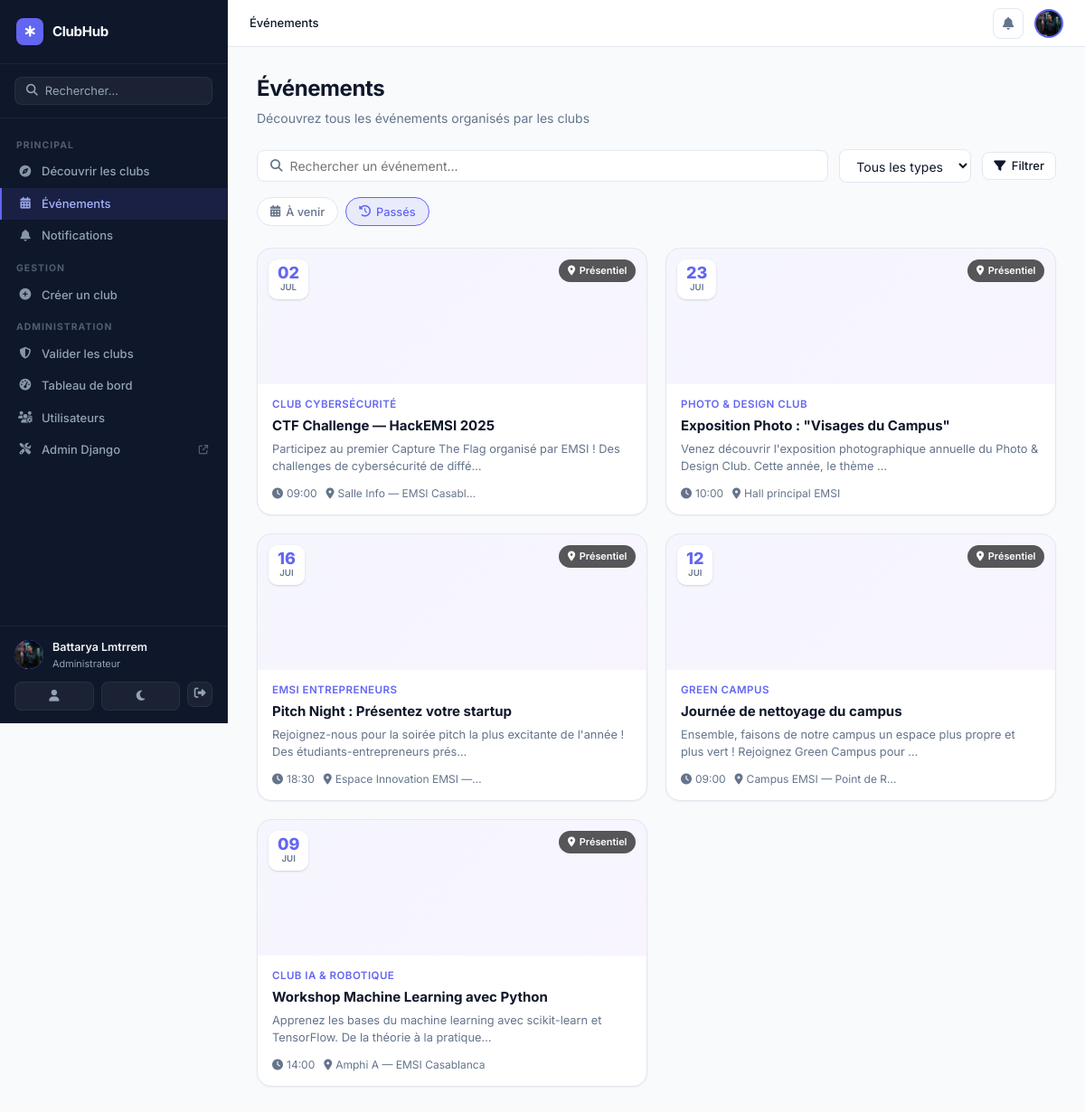
/events/?when=past (signed in), run on the app's committed database.
### presences/models.py (models this page shows, shortened)
class Utilisateur(AbstractUser):
    ROLE_ADMIN = 'admin'
    ROLE_ENSEIGNANT = 'enseignant'
    ROLE_ETUDIANT = 'etudiant'
    ROLE_CLUB_MANAGER = 'club_manager'
    ROLE_CHOICES = (
        ('admin', 'Administrateur'),
        ('enseignant', 'Enseignant'),
        ('etudiant', 'Étudiant'),
        ('club_manager', 'Responsable de Club'),
    )
    role = models.CharField(max_length=20, choices=ROLE_CHOICES, default='etudiant')
    cne = models.CharField(max_length=20, blank=True, null=True)
    filiere = models.CharField(max_length=50, blank=True, null=True)
    bio = models.TextField(blank=True, default='')
    avatar = models.ImageField(upload_to='avatars/', null=True, blank=True)
    phone = models.CharField(max_length=20, blank=True, default='')
    university = models.CharField(max_length=200, blank=True, default='EMSI')
    website = models.URLField(blank=True, default='')
    linkedin = models.URLField(blank=True, default='')
    @property
    def is_platform_admin(self):
        return self.role == self.ROLE_ADMIN

### events/models.py (models this page shows, shortened)
class Event(models.Model):
    TYPE_IN_PERSON = 'in_person'
    TYPE_ONLINE = 'online'
    TYPE_HYBRID = 'hybrid'
    TYPE_CHOICES = [
        ('in_person', 'En présentiel'),
        ('online', 'En ligne'),
        ('hybrid', 'Hybride'),
    ]
    STATUS_DRAFT = 'draft'
    STATUS_PUBLISHED = 'published'
    STATUS_CANCELLED = 'cancelled'
    STATUS_PAST = 'past'
    STATUS_CHOICES = [
        ('draft', 'Brouillon'),
        ('published', 'Publié'),
        ('cancelled', 'Annulé'),
    ]
    club = models.ForeignKey(
        'clubs.Club', on_delete=models.CASCADE, related_name='events'
    )
    title = models.CharField(max_length=300)
    slug = models.SlugField(unique=True, blank=True)
    description = models.TextField()
    event_type = models.CharField(max_length=20, choices=TYPE_CHOICES, default='in_person')
    date = models.DateField()
    start_time = models.TimeField()
    end_time = models.TimeField(null=True, blank=True)
    location = models.CharField(max_length=500, blank=True)
    location_url = models.URLField(blank=True)
    cover_image = models.ImageField(upload_to='events/covers/', null=True, blank=True)
    capacity = models.PositiveIntegerField(default=0, help_text='0 = illimité')
    registration_deadline = models.DateTimeField(null=True, blank=True)
    status = models.CharField(max_length=20, choices=STATUS_CHOICES, default='draft')
    is_featured = models.BooleanField(default=False)
    created_by = models.ForeignKey(
        settings.AUTH_USER_MODEL, on_delete=models.CASCADE,
        related_name='created_events'
    )
    tags = models.CharField(max_length=500, blank=True)
    created_at = models.DateTimeField(auto_now_add=True)
    updated_at = models.DateTimeField(auto_now=True)
    class Meta:
        verbose_name = 'Événement'
        verbose_name_plural = 'Événements'
        ordering = ['date', 'start_time']
    @property
    def is_past(self):
        return self.date < timezone.now().date()
    @property
    def is_registration_open(self):
        if self.status != 'published':
            return False
        if self.is_past:
            return False
        if self.registration_deadline and timezone.now() > self.registration_deadline:
            return False
        if self.capacity > 0 and self.spots_remaining == 0:
            return False
        return True

### clubs/models.py (models this page shows, shortened)
class Club(models.Model):
    STATUS_PENDING = 'pending'
    STATUS_APPROVED = 'approved'
    STATUS_REJECTED = 'rejected'
    STATUS_SUSPENDED = 'suspended'
    STATUS_CHOICES = [
        ('pending', 'En attente'),
        ('approved', 'Approuvé'),
        ('rejected', 'Rejeté'),
        ('suspended', 'Suspendu'),
    ]
    name = models.CharField(max_length=200)
    slug = models.SlugField(unique=True, blank=True)
    short_description = models.CharField(max_length=300, blank=True)
    description = models.TextField()
    category = models.ForeignKey(
        ClubCategory, on_delete=models.SET_NULL,
        null=True, blank=True, related_name='clubs'
    )
    logo = models.ImageField(upload_to='clubs/logos/', null=True, blank=True)
    banner = models.ImageField(upload_to='clubs/banners/', null=True, blank=True)
    founding_date = models.DateField(null=True, blank=True)
    contact_email = models.EmailField(blank=True)
    contact_phone = models.CharField(max_length=20, blank=True)
    website = models.URLField(blank=True)
    facebook = models.URLField(blank=True)
    instagram = models.URLField(blank=True)
    twitter = models.URLField(blank=True)
    linkedin = models.URLField(blank=True)
    created_by = models.ForeignKey(
        settings.AUTH_USER_MODEL, on_delete=models.CASCADE,
        related_name='created_clubs'
    )
    status = models.CharField(max_length=20, choices=STATUS_CHOICES, default='pending')
    rejection_reason = models.TextField(blank=True)
    is_featured = models.BooleanField(default=False)
    is_public = models.BooleanField(default=True)
    max_members = models.PositiveIntegerField(default=0, help_text='0 = illimité')
    tags = models.CharField(max_length=500, blank=True)
    created_at = models.DateTimeField(auto_now_add=True)
    updated_at = models.DateTimeField(auto_now=True)
    class Meta:
        verbose_name = 'Club'
        verbose_name_plural = 'Clubs'
        ordering = ['-is_featured', '-created_at']

### events/views.py (the view)
# urls.py: path('', views.event_list, name='event_list'),
def event_list(request):
    events = Event.objects.filter(status='published').select_related(
        'club', 'club__category', 'created_by'
    ).annotate(reg_count=Count('registrations', filter=Q(registrations__status='registered')))
    q = request.GET.get('q', '').strip()
    event_type = request.GET.get('type', '').strip()
    timeframe = request.GET.get('when', 'upcoming')
    if q:
        events = events.filter(
            Q(title__icontains=q) |
            Q(description__icontains=q) |
            Q(location__icontains=q)
        )
    if event_type:
        events = events.filter(event_type=event_type)
    today = timezone.now().date()
    if timeframe == 'past':
        events = events.filter(date__lt=today).order_by('-date')
    else:
        events = events.filter(date__gte=today).order_by('date', 'start_time')
    user_regs = {}
    if request.user.is_authenticated:
        for r in EventRegistration.objects.filter(user=request.user, event__in=events):
            user_regs[r.event_id] = r
    return render(request, 'events/list.html', {
        'events': events,
        'q': q,
        'event_type': event_type,
        'timeframe': timeframe,
        'user_regs': user_regs,
    })

### templates/events/list.html (shortened to what this page needs)
{% extends 'base.html' %}
{% load static %}
{% block breadcrumb %}
<span class="breadcrumb-item">Événements</span>
{% endblock %}
{% block content %}
<div class="page-header">
  <div>
    <h1 class="page-title">Événements</h1>
    <p class="page-subtitle">Découvrez tous les événements organisés par les clubs</p>
  </div>
</div>
<div class="filter-bar">
  <form method="get" class="filter-form" id="filterForm">
    <div class="filter-search">
      <i class="fa-solid fa-magnifying-glass"></i>
      <input type="text" name="q" value="{{ q }}" placeholder="Rechercher un événement..." class="filter-input">
    </div>
    <select name="type" class="filter-select" onchange="document.getElementById('filterForm').submit()">
      <option value="">Tous les types</option>
    </select>
    <button type="submit" class="btn btn-secondary btn-sm"><i class="fa-solid fa-filter"></i> Filtrer</button>
  </form>
</div>
<div class="category-pills" style="margin-bottom:1.5rem">
  <a href="?{% if q %}q={{ q }}&{% endif %}when=upcoming{% if event_type %}&type={{ event_type }}{% endif %}"
     class="cat-pill {% if timeframe != 'past' %}cat-pill--active{% endif %}">
    <i class="fa-solid fa-calendar-days"></i> À venir
  </a>
  <a href="?{% if q %}q={{ q }}&{% endif %}when=past{% if event_type %}&type={{ event_type }}{% endif %}"
     class="cat-pill {% if timeframe == 'past' %}cat-pill--active{% endif %}">
    <i class="fa-solid fa-clock-rotate-left"></i> Passés
  </a>
</div>
{% if events %}
<div class="events-grid">
  {% for event in events %}
  <a href="{% url 'event_detail' pk=event.pk %}" class="event-card">
    <div class="event-card-cover">
      {% if event.cover_image %}
      <img src="{{ event.cover_image.url }}" alt="{{ event.title }}">
      {% else %}
      <div class="event-card-cover-placeholder">
      </div>
      {% endif %}
      <div class="event-card-date-badge">
        <span class="ecb-day">{{ event.date|date:"d" }}</span>
        <span class="ecb-month">{{ event.date|date:"M" }}</span>
      </div>
      <div class="event-card-type event-card-type--{{ event.event_type }}">
        {% if event.event_type == 'online' %}<i class="fa-solid fa-wifi"></i> En ligne
        {% elif event.event_type == 'hybrid' %}<i class="fa-solid fa-arrows-left-right"></i> Hybride
        {% else %}<i class="fa-solid fa-location-dot"></i> Présentiel{% endif %}
      </div>
    </div>
    <div class="event-card-body">
      <div class="event-card-club">{{ event.club.name }}</div>
      <h3 class="event-card-title">{{ event.title }}</h3>
      <p class="event-card-desc">{{ event.description|truncatechars:100 }}</p>
      <div class="event-card-footer">
        <div class="event-card-meta">
          <span><i class="fa-solid fa-clock"></i> {{ event.start_time|time:"H:i" }}</span>
          {% if event.location %}
          <span><i class="fa-solid fa-location-dot"></i> {{ event.location|truncatechars:25 }}</span>
          {% endif %}
        </div>
      </div>
    </div>
  </a>
  {% endfor %}
</div>
{% endif %}
{% endblock %}

### templates/base.html (shortened to what this page needs)
{% load static %}
<!DOCTYPE html>
<html lang="fr">
<head>
  <link rel="stylesheet" href="https://cdnjs.cloudflare.com/ajax/libs/font-awesome/6.5.0/css/all.min.css">
  <link rel="stylesheet" href="{% static 'css/style.css' %}">
  <link rel="stylesheet" href="{% static 'css/clubs.css' %}">
</head>
<body class="{% block body_class %}{% endblock %}">
{% if user.is_authenticated %}
<aside class="sidebar" id="sidebar">
  <div class="sidebar-brand">
    <a href="{% url 'club_list' %}" class="brand-link">
      <div class="brand-icon"><i class="fa-solid fa-star-of-life"></i></div>
      <span class="brand-name">ClubHub</span>
    </a>
  </div>
  <div class="sidebar-search">
    <form action="{% url 'club_list' %}" method="get">
      <div class="search-input-wrap">
        <i class="fa-solid fa-magnifying-glass"></i>
        <input type="text" name="q" placeholder="Rechercher..." class="sidebar-search-input">
      </div>
    </form>
  </div>
  <nav class="sidebar-nav">
    <div class="sidebar-section-label">Principal</div>
    <a href="{% url 'club_list' %}"
       class="sidebar-link {% if request.resolver_match.url_name == 'club_list' %}active{% endif %}">
      <i class="fa-solid fa-compass"></i>
      <span>Découvrir les clubs</span>
    </a>
    <a href="{% url 'event_list' %}"
       class="sidebar-link {% if 'event' in request.resolver_match.url_name %}active{% endif %}">
      <i class="fa-solid fa-calendar-days"></i>
      <span>Événements</span>
    </a>
    <a href="{% url 'notification_list' %}"
       class="sidebar-link {% if request.resolver_match.url_name == 'notification_list' %}active{% endif %}">
      <i class="fa-solid fa-bell"></i>
      <span>Notifications</span>
    </a>
    {% if user.role == 'admin' or user.role == 'club_manager' %}
    <div class="sidebar-section-label">Gestion</div>
    <a href="{% url 'club_create' %}"
       class="sidebar-link {% if request.resolver_match.url_name == 'club_create' %}active{% endif %}">
      <i class="fa-solid fa-plus-circle"></i>
      <span>Créer un club</span>
    </a>
    {% endif %}
    {% if user.role == 'admin' %}
    <div class="sidebar-section-label">Administration</div>
    <a href="{% url 'admin_clubs' %}"
       class="sidebar-link {% if 'admin_club' in request.resolver_match.url_name %}active{% endif %}">
      <i class="fa-solid fa-shield-halved"></i>
      <span>Valider les clubs</span>
    </a>
    <a href="{% url 'dashboard_admin' %}"
       class="sidebar-link {% if 'dashboard_admin' in request.resolver_match.url_name %}active{% endif %}">
      <i class="fa-solid fa-gauge-high"></i>
      <span>Tableau de bord</span>
    </a>
    <a href="{% url 'admin_users' %}" class="sidebar-link">
      <i class="fa-solid fa-users-gear"></i>
      <span>Utilisateurs</span>
    </a>
    <a href="/admin/" class="sidebar-link" target="_blank">
      <i class="fa-solid fa-screwdriver-wrench"></i>
      <span>Admin Django</span>
      <i class="fa-solid fa-arrow-up-right-from-square" style="font-size:.65rem;margin-left:auto;opacity:.5"></i>
    </a>
    {% endif %}
  </nav>
  <div class="sidebar-footer">
    <div class="sidebar-user">
      <div class="user-avatar-sm">
        {% if user.avatar %}
          <img src="{{ user.avatar.url }}" alt="" style="width:100%;height:100%;object-fit:cover;border-radius:50%;">
        {% else %}
          {{ user.get_initials }}
        {% endif %}
      </div>
      <div class="user-meta">
        <div class="user-name-sm">{{ user.get_full_name|default:user.username }}</div>
        <div class="user-role-sm">{{ user.get_role_display }}</div>
      </div>
    </div>
    <div class="sidebar-footer-actions">
      <a href="{% url 'profile' %}" class="sidebar-action-btn" title="Profil">
        <i class="fa-solid fa-user"></i>
      </a>
      <button class="sidebar-action-btn theme-toggle" id="themeToggle" title="Changer le thème">
        <i class="fa-solid fa-moon" id="themeIcon"></i>
      </button>
      <form method="post" action="{% url 'logout' %}" style="display:inline">
        <button type="submit" class="sidebar-action-btn sidebar-action-btn--danger" title="Déconnexion">
          <i class="fa-solid fa-right-from-bracket"></i>
        </button>
      </form>
    </div>
  </div>
</aside>
<div class="main-area">
  <header class="topbar">
    <div class="topbar-breadcrumb">
      {% block breadcrumb %}{% endblock %}
    </div>
    <div class="topbar-actions">
      <a href="{% url 'notification_list' %}" class="topbar-icon-btn" id="notif-btn">
        <i class="fa-solid fa-bell"></i>
      </a>
      <a href="{% url 'profile' %}" class="topbar-avatar">
        {% if user.avatar %}
          <img src="{{ user.avatar.url }}" alt="">
        {% else %}
          {{ user.get_initials }}
        {% endif %}
      </a>
    </div>
  </header>
  <main class="page-content">
    {% block content %}{% endblock %}
  </main>
</div>
{% else %}
<div class="public-layout">
  {% block public_content %}{% endblock %}
</div>
{% endif %}
</body>
</html>

### data on the page
Utilisateur: avatar (picture), get_full_name "Battarya Lmtrrem", role "Administrateur"
Event: date "02", date "JUL", event_type "in_person" (drawn), club.name "CLUB CYBERSÉCURITÉ", title "CTF Challenge — HackEMSI 2025", description "Participez au premier Capture The Flag organisé par EMSI ! Des challenges de cybersécurité de diffé…", start_time "09:00", location "Salle Info — EMSI Casabl…"
Event: date "23", date "JUI", event_type "in_person" (drawn), club.name "PHOTO & DESIGN CLUB", title "Exposition Photo : \"Visages du Campus\"", description "Venez découvrir l'exposition photographique annuelle du Photo & Design Club. Cette année, le thème …", start_time "10:00", location "Hall principal EMSI"
Event: date "16", date "JUI", event_type "in_person" (drawn), club.name "EMSI ENTREPRENEURS", title "Pitch Night : Présentez votre startup", description "Rejoignez-nous pour la soirée pitch la plus excitante de l'année ! Des étudiants-entrepreneurs prés…", start_time "18:30", location "Espace Innovation EMSI —…"
Event: date "12", date "JUI", event_type "in_person" (drawn), club.name "GREEN CAMPUS", title "Journée de nettoyage du campus", description "Ensemble, faisons de notre campus un espace plus propre et plus vert ! Rejoignez Green Campus pour …", start_time "09:00", location "Campus EMSI — Point de R…"
Event: date "09", date "JUI", event_type "in_person" (drawn), club.name "CLUB IA & ROBOTIQUE", title "Workshop Machine Learning avec Python", description "Apprenez les bases du machine learning avec scikit-learn et TensorFlow. De la théorie à la pratique…", start_time "14:00", location "Amphi A — EMSI Casablanca"
